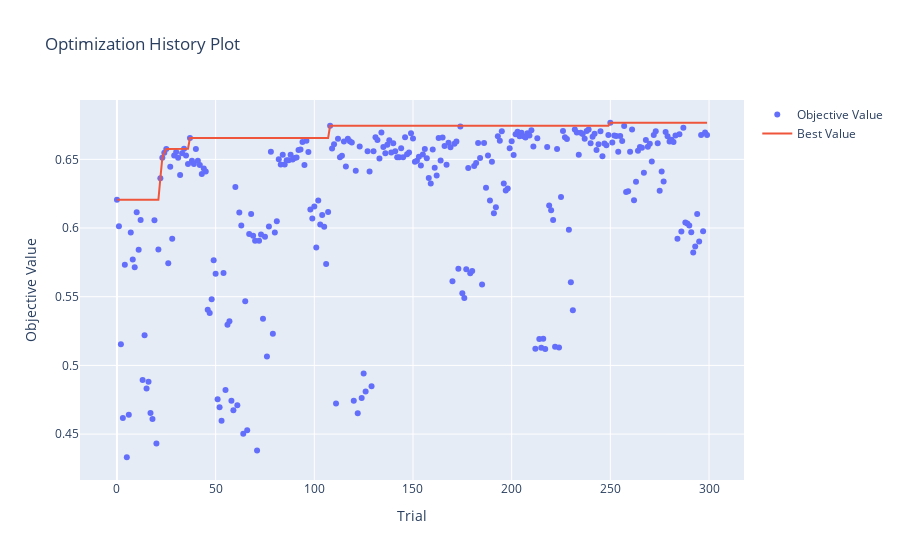

The cell this chart's notebook holds for it:
### Code cell
from optuna.visualization import plot_optimization_history, plot_slice

plot_optimization_history(study)

### Figure 1 — Plotly figure (JSON) as saved in the notebook; plotly's stock layout.template omitted (floating-point values rounded to 4 significant figures; data arrays with more than 128 entries replaced by an {"elided": "..."} marker saying what was removed)
{"data": [{"mode": "markers", "name": "Objective Value", "type": "scatter", "x": {"elided": "300 int values"}, "y": {"elided": "300 float values"}}, {"mode": "lines", "name": "Best Value", "type": "scatter", "x": {"elided": "300 int values"}, "y": {"elided": "300 float values"}}, {"marker": {"color": "#cccccc"}, "mode": "markers", "name": "Infeasible Trial", "showlegend": false, "type": "scatter", "x": [], "y": []}], "layout": {"title": {"text": "Optimization History Plot"}, "xaxis": {"title": {"text": "Trial"}}, "yaxis": {"title": {"text": "Objective Value"}}}}
